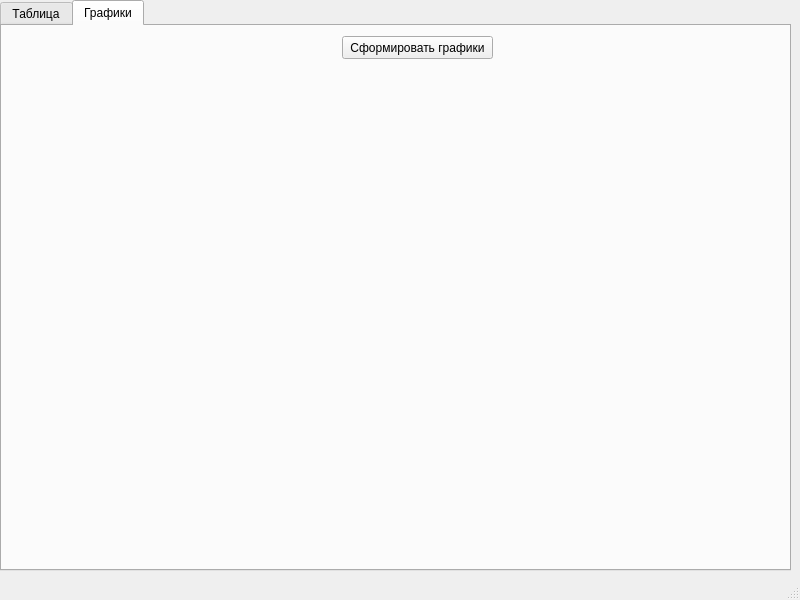
<?xml version="1.0" encoding="UTF-8"?>
<ui version="4.0">
 <class>MainWindow</class>
 <widget class="QMainWindow" name="MainWindow">
  <property name="geometry">
   <rect>
    <x>0</x>
    <y>0</y>
    <width>800</width>
    <height>600</height>
   </rect>
  </property>
  <property name="windowTitle">
   <string>Главная</string>
  </property>
  <widget class="QWidget" name="centralwidget">
   <widget class="QTabWidget" name="tabWidget">
    <property name="geometry">
     <rect>
      <x>0</x>
      <y>0</y>
      <width>791</width>
      <height>571</height>
     </rect>
    </property>
    <property name="currentIndex">
     <number>1</number>
    </property>
    <widget class="QWidget" name="tab">
     <attribute name="title">
      <string>Таблица</string>
     </attribute>
     <widget class="QTableWidget" name="table">
      <property name="geometry">
       <rect>
        <x>20</x>
        <y>40</y>
        <width>741</width>
        <height>481</height>
       </rect>
      </property>
     </widget>
     <widget class="QPushButton" name="btn_new_seizure">
      <property name="geometry">
       <rect>
        <x>20</x>
        <y>10</y>
        <width>75</width>
        <height>23</height>
       </rect>
      </property>
      <property name="text">
       <string>Создать</string>
      </property>
     </widget>
     <widget class="QLabel" name="label">
      <property name="geometry">
       <rect>
        <x>360</x>
        <y>10</y>
        <width>91</width>
        <height>21</height>
       </rect>
      </property>
      <property name="text">
       <string>Сортировать по: </string>
      </property>
     </widget>
     <widget class="QComboBox" name="table_filter">
      <property name="geometry">
       <rect>
        <x>460</x>
        <y>10</y>
        <width>161</width>
        <height>22</height>
       </rect>
      </property>
      <item>
       <property name="text">
        <string>-</string>
       </property>
      </item>
      <item>
       <property name="text">
        <string>Дате</string>
       </property>
      </item>
      <item>
       <property name="text">
        <string>Продолжительности</string>
       </property>
      </item>
      <item>
       <property name="text">
        <string>Интенсивности</string>
       </property>
      </item>
     </widget>
    </widget>
    <widget class="QWidget" name="tab_2">
     <attribute name="title">
      <string>Графики</string>
     </attribute>
     <widget class="QPushButton" name="create_graph">
      <property name="geometry">
       <rect>
        <x>340</x>
        <y>10</y>
        <width>151</width>
        <height>23</height>
       </rect>
      </property>
      <property name="text">
       <string>Сформировать графики</string>
      </property>
     </widget>
    </widget>
   </widget>
  </widget>
  <widget class="QStatusBar" name="statusbar"/>
 </widget>
 <resources/>
 <connections/>
</ui>
